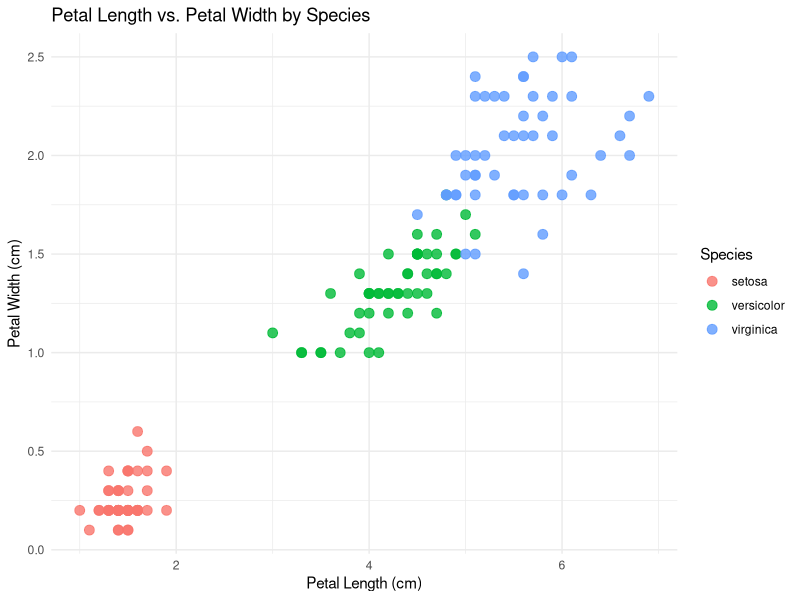

The R script that drew this image:
## ---- chunk 1
knitr::opts_chunk$set(echo = TRUE)
## ---- chunk 2
# Load necessary library
library(ggplot2)

# Create scatter plot
ggplot(iris, aes(x = Petal.Length, y = Petal.Width, color = Species)) +
  geom_point(size = 3, alpha = 0.8) +  # Adjust point size & transparency
  labs(title = "Petal Length vs. Petal Width by Species",
       x = "Petal Length (cm)",
       y = "Petal Width (cm)",
       color = "Species") +
  theme_minimal()  # Apply a clean theme


